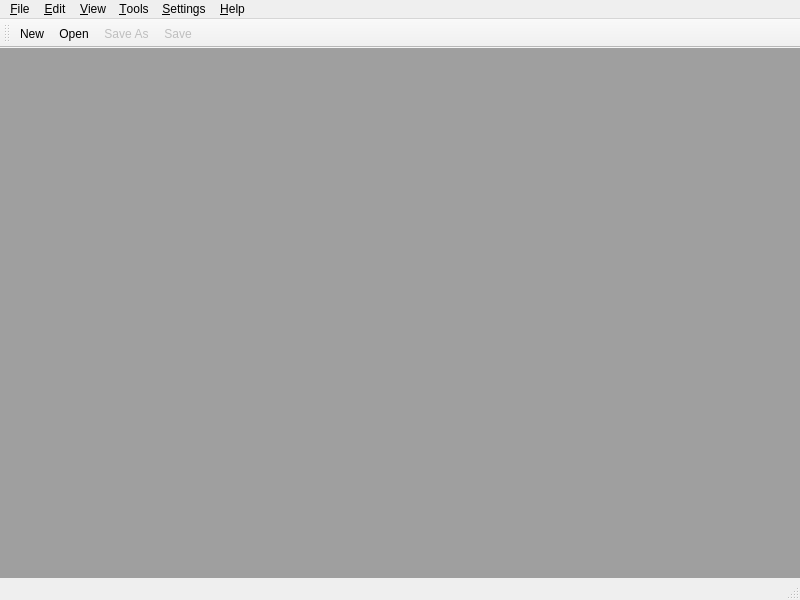
<?xml version="1.0" encoding="UTF-8"?>
<ui version="4.0">
 <class>MdeWindow</class>
 <widget class="QMainWindow" name="MdeWindow">
  <property name="geometry">
   <rect>
    <x>0</x>
    <y>0</y>
    <width>800</width>
    <height>600</height>
   </rect>
  </property>
  <property name="acceptDrops">
   <bool>true</bool>
  </property>
  <widget class="QWidget" name="centralwidget">
   <layout class="QGridLayout" name="gridLayout">
    <property name="leftMargin">
     <number>0</number>
    </property>
    <property name="topMargin">
     <number>0</number>
    </property>
    <property name="rightMargin">
     <number>0</number>
    </property>
    <property name="bottomMargin">
     <number>0</number>
    </property>
    <property name="spacing">
     <number>0</number>
    </property>
    <item row="0" column="0">
     <widget class="QMdiArea" name="mdiArea">
      <property name="activationOrder">
       <enum>QMdiArea::StackingOrder</enum>
      </property>
      <property name="viewMode">
       <enum>QMdiArea::TabbedView</enum>
      </property>
      <property name="tabsClosable">
       <bool>true</bool>
      </property>
      <property name="tabsMovable">
       <bool>true</bool>
      </property>
      <property name="tabShape">
       <enum>QTabWidget::Triangular</enum>
      </property>
     </widget>
    </item>
   </layout>
  </widget>
  <widget class="QMenuBar" name="menubar">
   <property name="geometry">
    <rect>
     <x>0</x>
     <y>0</y>
     <width>800</width>
     <height>23</height>
    </rect>
   </property>
   <widget class="QMenu" name="menu_File">
    <property name="title">
     <string>&amp;File</string>
    </property>
    <widget class="QMenu" name="menuHistory">
     <property name="toolTip">
      <string>Recent closed files</string>
     </property>
     <property name="statusTip">
      <string>Recent closed files</string>
     </property>
     <property name="title">
      <string>History</string>
     </property>
     <addaction name="separator"/>
     <addaction name="actionOpenAllTheHistoryFiles"/>
     <addaction name="actionClearRecentHistory"/>
    </widget>
    <addaction name="actionNew"/>
    <addaction name="actionOpen"/>
    <addaction name="actionReload"/>
    <addaction name="menuHistory"/>
    <addaction name="separator"/>
    <addaction name="actionSave"/>
    <addaction name="actionSaveAs"/>
    <addaction name="separator"/>
    <addaction name="actionClose"/>
    <addaction name="actionCloseAll"/>
    <addaction name="actionExit"/>
   </widget>
   <widget class="QMenu" name="menu_Edit">
    <property name="title">
     <string>&amp;Edit</string>
    </property>
   </widget>
   <widget class="QMenu" name="menu_View">
    <property name="title">
     <string>&amp;View</string>
    </property>
    <widget class="QMenu" name="menuTab">
     <property name="title">
      <string>Tab</string>
     </property>
     <addaction name="actionNext"/>
     <addaction name="actionPrevious"/>
    </widget>
    <addaction name="menuTab"/>
   </widget>
   <widget class="QMenu" name="menu_Tools">
    <property name="title">
     <string>&amp;Tools</string>
    </property>
   </widget>
   <widget class="QMenu" name="menu_Settings">
    <property name="title">
     <string>&amp;Settings</string>
    </property>
    <addaction name="actionPreferences"/>
   </widget>
   <widget class="QMenu" name="menu_Help">
    <property name="title">
     <string>&amp;Help</string>
    </property>
    <addaction name="actionCmdlParam"/>
    <addaction name="actionAbout"/>
    <addaction name="actionAboutQt"/>
   </widget>
   <addaction name="menu_File"/>
   <addaction name="menu_Edit"/>
   <addaction name="menu_View"/>
   <addaction name="menu_Tools"/>
   <addaction name="menu_Settings"/>
   <addaction name="menu_Help"/>
  </widget>
  <widget class="QStatusBar" name="statusbar"/>
  <widget class="QToolBar" name="toolBar">
   <property name="windowTitle">
    <string>toolBar</string>
   </property>
   <attribute name="toolBarArea">
    <enum>TopToolBarArea</enum>
   </attribute>
   <attribute name="toolBarBreak">
    <bool>false</bool>
   </attribute>
   <addaction name="actionNew"/>
   <addaction name="actionOpen"/>
   <addaction name="actionSaveAs"/>
   <addaction name="actionSave"/>
  </widget>
  <action name="actionNew">
   <property name="icon">
    <iconset resource="myimage.qrc">
     <normaloff>:/myImage/images/new.png</normaloff>:/myImage/images/new.png</iconset>
   </property>
   <property name="text">
    <string>New</string>
   </property>
   <property name="toolTip">
    <string>Create a new document</string>
   </property>
   <property name="statusTip">
    <string>Create a new document</string>
   </property>
  </action>
  <action name="actionOpen">
   <property name="icon">
    <iconset resource="myimage.qrc">
     <normaloff>:/myImage/images/open.png</normaloff>:/myImage/images/open.png</iconset>
   </property>
   <property name="text">
    <string>Open</string>
   </property>
   <property name="toolTip">
    <string>Open an existing file</string>
   </property>
   <property name="statusTip">
    <string>Open an existing file</string>
   </property>
  </action>
  <action name="actionSave">
   <property name="enabled">
    <bool>false</bool>
   </property>
   <property name="icon">
    <iconset resource="myimage.qrc">
     <normaloff>:/myImage/images/save.png</normaloff>:/myImage/images/save.png</iconset>
   </property>
   <property name="text">
    <string>Save</string>
   </property>
   <property name="toolTip">
    <string>Save current document</string>
   </property>
   <property name="statusTip">
    <string>Save current document</string>
   </property>
  </action>
  <action name="actionSaveAs">
   <property name="enabled">
    <bool>false</bool>
   </property>
   <property name="icon">
    <iconset resource="myimage.qrc">
     <normaloff>:/myImage/images/saveAs.png</normaloff>:/myImage/images/saveAs.png</iconset>
   </property>
   <property name="text">
    <string>Save As</string>
   </property>
   <property name="toolTip">
    <string>Save current document as a new file</string>
   </property>
   <property name="statusTip">
    <string>Save current document as a new file</string>
   </property>
  </action>
  <action name="actionExit">
   <property name="icon">
    <iconset resource="myimage.qrc">
     <normaloff>:/myImage/images/exit.png</normaloff>:/myImage/images/exit.png</iconset>
   </property>
   <property name="text">
    <string>Exit</string>
   </property>
   <property name="statusTip">
    <string>Exit</string>
   </property>
  </action>
  <action name="actionClearRecentHistory">
   <property name="text">
    <string>Clear recent history</string>
   </property>
   <property name="toolTip">
    <string>Clear recent history</string>
   </property>
   <property name="statusTip">
    <string>Clear recent history</string>
   </property>
  </action>
  <action name="actionOpenAllTheHistoryFiles">
   <property name="text">
    <string>Open all the history files</string>
   </property>
   <property name="statusTip">
    <string>Open all the history files</string>
   </property>
  </action>
  <action name="actionClose">
   <property name="enabled">
    <bool>false</bool>
   </property>
   <property name="text">
    <string>Close</string>
   </property>
   <property name="toolTip">
    <string>Close the current tab</string>
   </property>
   <property name="statusTip">
    <string>Close the current tab</string>
   </property>
  </action>
  <action name="actionCloseAll">
   <property name="enabled">
    <bool>false</bool>
   </property>
   <property name="text">
    <string>Close All</string>
   </property>
   <property name="toolTip">
    <string>Close all tabs</string>
   </property>
   <property name="statusTip">
    <string>Close all tabs</string>
   </property>
  </action>
  <action name="actionAbout">
   <property name="icon">
    <iconset resource="myimage.qrc">
     <normaloff>:/myImage/images/about.png</normaloff>:/myImage/images/about.png</iconset>
   </property>
   <property name="text">
    <string>About</string>
   </property>
   <property name="toolTip">
    <string>About this application</string>
   </property>
   <property name="statusTip">
    <string>About this application</string>
   </property>
   <property name="menuRole">
    <enum>QAction::AboutRole</enum>
   </property>
  </action>
  <action name="actionAboutQt">
   <property name="icon">
    <iconset resource="myimage.qrc">
     <normaloff>:/myImage/images/qt.png</normaloff>:/myImage/images/qt.png</iconset>
   </property>
   <property name="text">
    <string>About Qt</string>
   </property>
   <property name="statusTip">
    <string>About Qt</string>
   </property>
   <property name="menuRole">
    <enum>QAction::AboutQtRole</enum>
   </property>
  </action>
  <action name="actionNext">
   <property name="enabled">
    <bool>false</bool>
   </property>
   <property name="icon">
    <iconset resource="myimage.qrc">
     <normaloff>:/myImage/images/next.png</normaloff>:/myImage/images/next.png</iconset>
   </property>
   <property name="text">
    <string>Next</string>
   </property>
   <property name="toolTip">
    <string>Next tab</string>
   </property>
   <property name="statusTip">
    <string>Next tab</string>
   </property>
  </action>
  <action name="actionPrevious">
   <property name="enabled">
    <bool>false</bool>
   </property>
   <property name="icon">
    <iconset resource="myimage.qrc">
     <normaloff>:/myImage/images/previous.png</normaloff>:/myImage/images/previous.png</iconset>
   </property>
   <property name="text">
    <string>Previous</string>
   </property>
   <property name="toolTip">
    <string>Previous tab</string>
   </property>
   <property name="statusTip">
    <string>Previous tab</string>
   </property>
  </action>
  <action name="actionPreferences">
   <property name="text">
    <string>Preferences</string>
   </property>
   <property name="statusTip">
    <string>Preferences</string>
   </property>
  </action>
  <action name="actionCmdlParam">
   <property name="text">
    <string>CommandLine Parameters</string>
   </property>
   <property name="toolTip">
    <string>Command Line Parameters</string>
   </property>
   <property name="statusTip">
    <string>Command Line Parameters</string>
   </property>
  </action>
  <action name="actionReload">
   <property name="enabled">
    <bool>false</bool>
   </property>
   <property name="text">
    <string>Reload</string>
   </property>
   <property name="toolTip">
    <string>Reload current file</string>
   </property>
   <property name="statusTip">
    <string>Reload current file</string>
   </property>
  </action>
 </widget>
 <resources>
  <include location="myimage.qrc"/>
 </resources>
 <connections/>
</ui>
